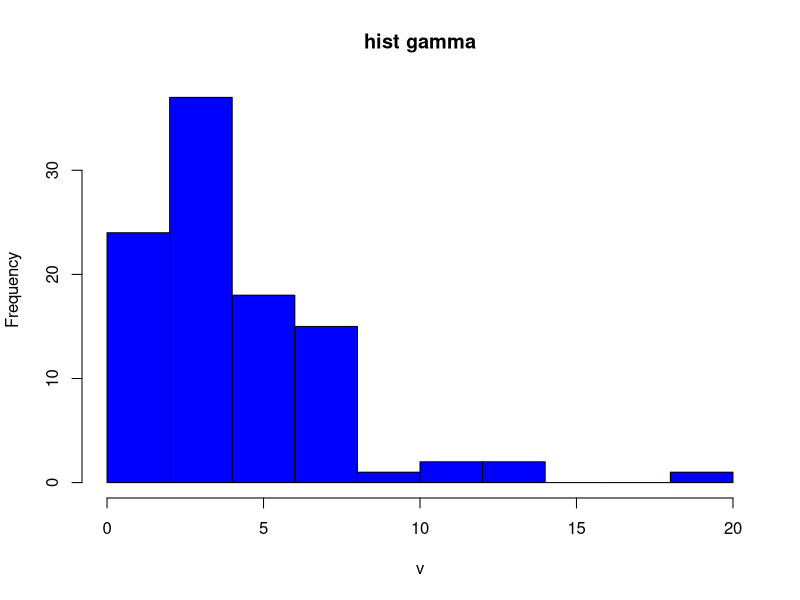
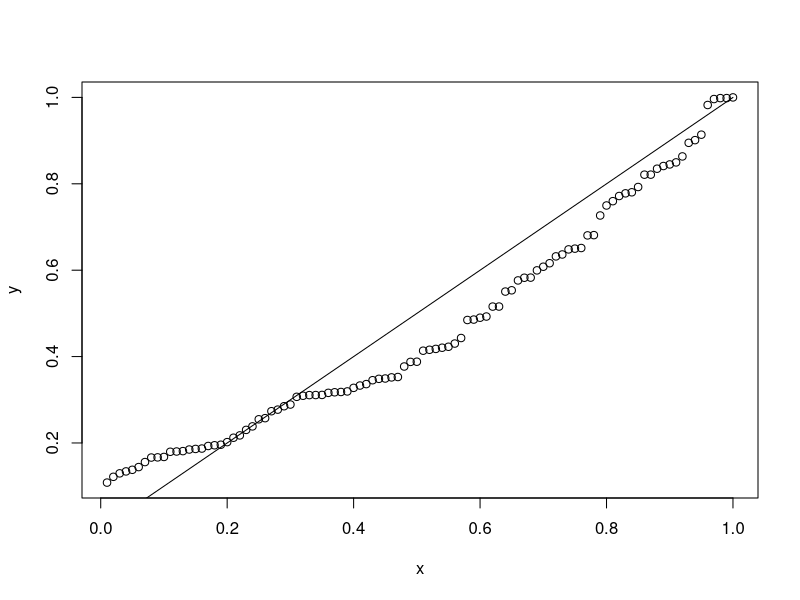

These figures' R source, in order:
v <- rgamma(100,scale=2,shape=2)
hist(v,col = "blue",main = "hist gamma")

var = var(v) #MLE
mean = mean(v)

v = sort(v)

x = (1:100)/100
y = pnorm(v,mean,sqrt(var))


plot(x,y)
lines(c(0,1),c(0,1))


testSample = rnorm(100000,mean,sqrt(var))
D=max(abs(pnorm(v,mean,sqrt(var))-(1:100)/100))
print(D)
test = ks.test(v,testSample,alternative="two.sided")
test



